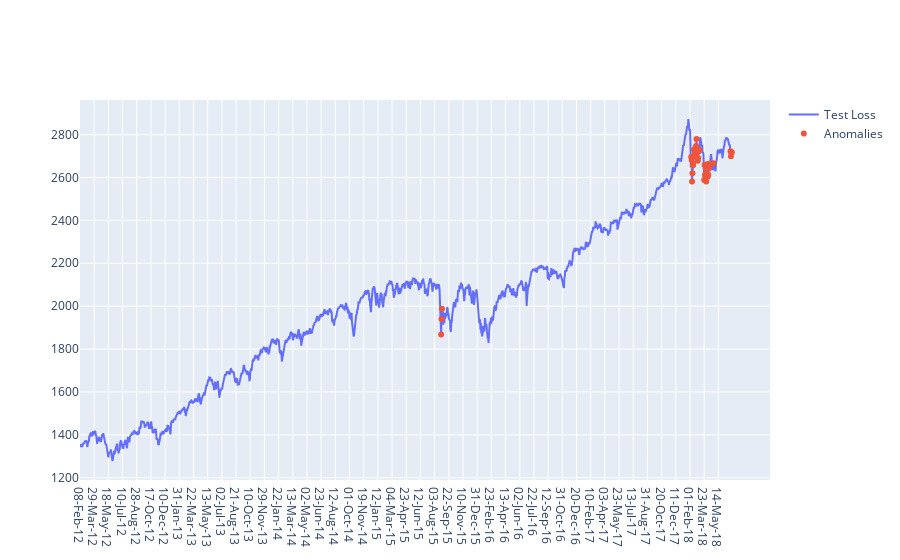

Notebook cell for this chart:
### Code cell
fig = go.Figure()
fig.add_trace(go.Scatter(x=test[timesteps:].date, y=scaler.inverse_transform(test[timesteps:].close), mode = "lines", name = "Test Loss"))
fig.add_trace(go.Scatter(x=anomalies.date, y=scaler.inverse_transform(anomalies.close), mode = "markers", name = "Anomalies"))
fig.update_layout(showlegend=True)
fig.update_layout(showlegend=True)
fig.show()

### Figure 1 — Plotly figure (JSON) as saved in the notebook; plotly's stock layout.template omitted (floating-point values rounded to 4 significant figures; data arrays with more than 128 entries replaced by an {"elided": "..."} marker saying what was removed)
{"data": [{"mode": "lines", "name": "Test Loss", "type": "scatter", "x": {"elided": "1609 str values"}, "y": {"elided": "1609 float values"}}, {"mode": "markers", "name": "Anomalies", "type": "scatter", "x": ["25-Aug-15", "26-Aug-15", "27-Aug-15", "06-Feb-18", "07-Feb-18", "08-Feb-18", "09-Feb-18", "12-Feb-18", "13-Feb-18", "14-Feb-18", "15-Feb-18", "16-Feb-18", "20-Feb-18", "21-Feb-18", "22-Feb-18", "23-Feb-18", "26-Feb-18", "01-Mar-18", "02-Mar-18", "05-Mar-18", "06-Mar-18", "07-Mar-18", "23-Mar-18", "26-Mar-18", "27-Mar-18", "28-Mar-18", "29-Mar-18", "02-Apr-18", "03-Apr-18", "04-Apr-18", "05-Apr-18", "06-Apr-18", "09-Apr-18", "10-Apr-18", "11-Apr-18", "12-Apr-18", "13-Apr-18", "26-Apr-18", "26-Jun-18", "27-Jun-18", "28-Jun-18", "29-Jun-18"], "y": [1868.0, 1941.0, 1988.0, 2695.0, 2682.0, 2581, 2620.0, 2656, 2663.0, 2699.0, 2731.0, 2732.0, 2716.0, 2701.0, 2704.0, 2747.0, 2780.0, 2678.0, 2691.0, 2721.0, 2728.0, 2727.0, 2588.0, 2659.0, 2613.0, 2605.0, 2641.0, 2582.0, 2614.0, 2645.0, 2663.0, 2604.0, 2613.0, 2657.0, 2642.0, 2664.0, 2656.0, 2667.0, 2723.0, 2700.0, 2716.0, 2718.0]}], "layout": {"showlegend": true}}
